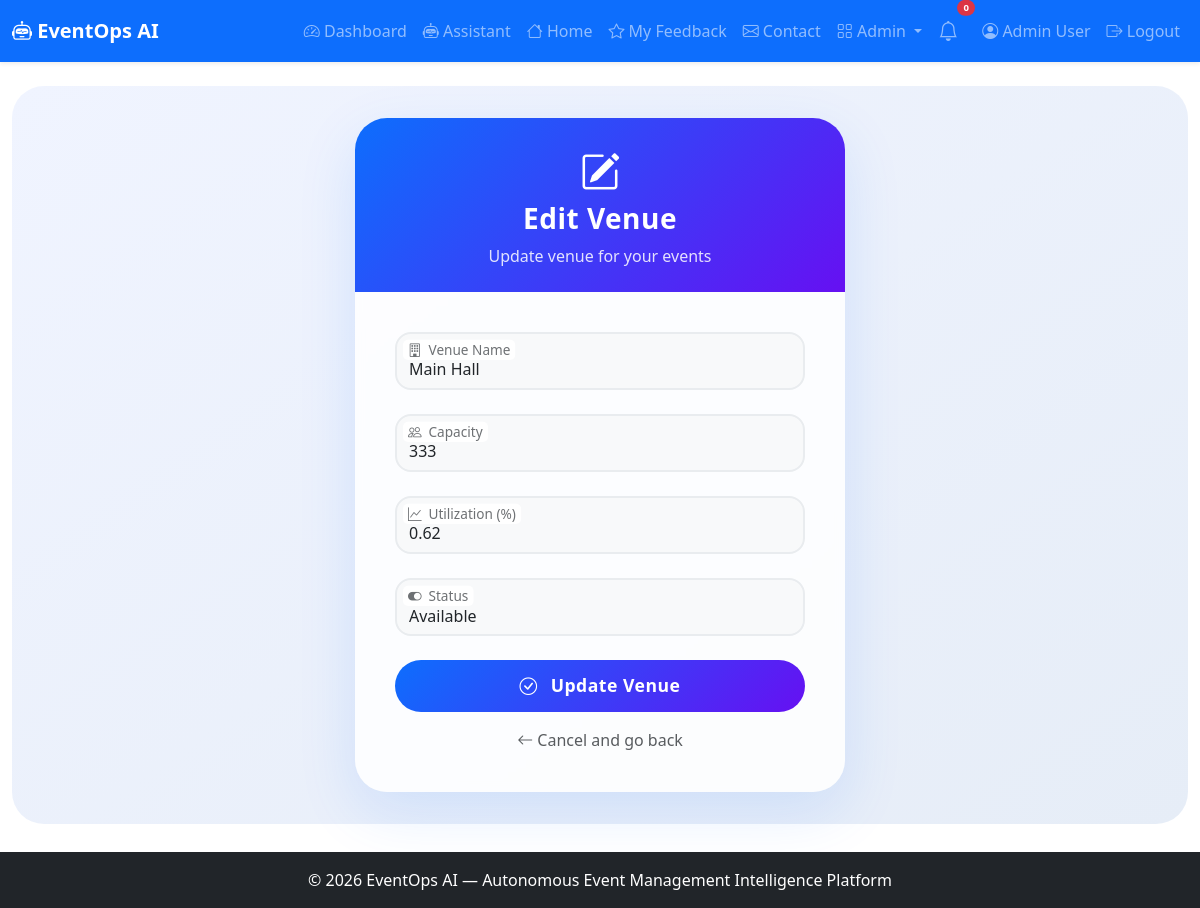
The app's page /admin/venues/edit/1 (signed in) with its own data.
### app.py (models this page shows, shortened)
class User(UserMixin, db.Model):
    id = db.Column(db.Integer, primary_key=True)
    name = db.Column(db.String(100), nullable=False)
    email = db.Column(db.String(100), unique=True, nullable=False)
    password_hash = db.Column(db.String(200), nullable=False)
    role = db.Column(db.String(20), default='user')
    created_at = db.Column(db.DateTime, default=lambda: datetime.now(timezone.utc))

class Venue(db.Model):
    id = db.Column(db.Integer, primary_key=True)
    name = db.Column(db.String(100), nullable=False)
    capacity = db.Column(db.Integer)
    utilization = db.Column(db.Float, default=0.0)
    status = db.Column(db.String(20), default='available')
    created_at = db.Column(db.DateTime, default=lambda: datetime.now(timezone.utc))

### app.py (the view, shortened to what this page needs)
@app.route('/admin/venues/edit/<int:venue_id>', methods=['GET', 'POST'])
@login_required
def admin_venue_edit(venue_id):
    if current_user.role != 'admin':
        abort(403)
    venue = Venue.query.get_or_404(venue_id)
    return render_template('admin_venue_form.html', venue=venue)

### app.py (called while the page is built)
@login_manager.user_loader
def load_user(user_id):
    return User.query.get(int(user_id))

### templates/admin_venue_form.html (shortened to what this page needs)
{% extends "base.html" %}
{% block content %}
<div class="form-wrapper">
    <div class="col-md-8 col-lg-6 col-xl-5">
        <div class="card form-card">
            <div class="card-header">
                <i class="bi bi-{{ 'pencil-square' if venue else 'building-add' }}"></i>
                <h3>{{ 'Edit' if venue else 'Add' }} Venue</h3>
                <p class="mb-0" style="opacity:0.85;">{{ 'Update' if venue else 'Create a new' }} venue for your events</p>
            </div>
            <div class="card-body">
                <form method="POST">
                    <div class="form-floating">
                        <input type="text" class="form-control" id="name" name="name"
                               value="{{ venue.name if venue else '' }}" placeholder="Venue name" required>
                        <label for="name">Venue Name</label>
                    </div>
                    <div class="form-floating">
                        <input type="number" class="form-control" id="capacity" name="capacity"
                               value="{{ venue.capacity if venue else '' }}" placeholder="Capacity" min="1">
                        <label for="capacity">Capacity</label>
                    </div>
                    {% if venue %}
                    <div class="form-floating">
                        <input type="number" step="0.1" class="form-control" id="utilization" name="utilization"
                               value="{{ venue.utilization if venue else 0 }}" placeholder="Utilization" min="0" max="100">
                        <label for="utilization">Utilization (%)</label>
                    </div>
                    {% endif %}
                    <div class="form-floating">
                        <select class="form-select" id="status" name="status">
                            <option value="available" {% if venue and venue.status == 'available' %}selected{% endif %}>Available</option>
                        </select>
                        <label for="status">Status</label>
                    </div>
                    <button type="submit" class="btn btn-save">
                        <i class="bi bi-check-circle me-2"></i> {{ 'Update' if venue else 'Create' }} Venue
                    </button>
                    <div class="text-center mt-3">
                        <a href="{{ url_for('admin_venues') }}" class="text-decoration-none text-muted">
                            <i class="bi bi-arrow-left"></i> Cancel and go back
                        </a>
                    </div>
                </form>
            </div>
        </div>
    </div>
</div>
{% endblock %}

### templates/base.html (shortened to what this page needs)
<!DOCTYPE html>
<html lang="en">
<head>
    <link href="https://cdn.jsdelivr.net/npm/bootstrap@5.3.0/dist/css/bootstrap.min.css" rel="stylesheet">
    <link rel="stylesheet" href="https://cdn.jsdelivr.net/npm/bootstrap-icons@1.11.0/font/bootstrap-icons.css">
    <link rel="stylesheet" href="{{ url_for('static', filename='css/style.css') }}">
</head>
<body>
    <nav class="navbar navbar-expand-lg navbar-dark bg-primary shadow-sm">
        <div class="container-fluid">
            <a class="navbar-brand fw-bold" href="{{ url_for('index') }}">
                <i class="bi bi-robot"></i> EventOps AI
            </a>
            <div class="collapse navbar-collapse" id="navbarNav">
                <ul class="navbar-nav ms-auto align-items-lg-center">
                    {% if current_user.is_authenticated %}
                        <li class="nav-item">
                            <a class="nav-link" href="{{ url_for('dashboard') }}">
                                <i class="bi bi-speedometer2"></i> Dashboard
                            </a>
                        </li>
                        <li class="nav-item">
                            <a class="nav-link" href="{{ url_for('assistant_page') }}">
                                <i class="bi bi-robot"></i> Assistant
                            </a>
                        </li>
                        <li class="nav-item">
                            <a class="nav-link" href="{{ url_for('index') }}">
                                <i class="bi bi-house"></i> Home
                            </a>
                        </li>
                    <li class="nav-item">
                         <a class="nav-link" href="{{ url_for('feedback_list') }}">
                            <i class="bi bi-star"></i> My Feedback
                         </a>
                    </li>
                        <li class="nav-item">
                            <a class="nav-link" href="{{ url_for('contact') }}">
                                <i class="bi bi-envelope"></i> Contact
                            </a>
                        </li>
                        {% if current_user.role == 'admin' %}
                        <li class="nav-item dropdown">
                            <a class="nav-link dropdown-toggle" href="#" role="button" data-bs-toggle="dropdown">
                                <i class="bi bi-grid"></i> Admin
                            </a>
                        </li>
                        {% endif %}
                        <li class="nav-item position-relative me-2">
                            <a class="nav-link" href="#" title="Notifications" data-bs-toggle="dropdown">
                                <i class="bi bi-bell fs-5"></i>
                                <span class="position-absolute top-0 start-100 translate-middle badge rounded-pill bg-danger" style="font-size:0.6rem;">
                                    0
                                </span>
                            </a>
                        </li>
                        <li class="nav-item">
                            <a class="nav-link" href="{{ url_for('profile') }}">
                                <i class="bi bi-person-circle"></i> {{ current_user.name }}
                            </a>
                        </li>
                        <li class="nav-item">
                            <a class="nav-link" href="{{ url_for('logout') }}">
                                <i class="bi bi-box-arrow-right"></i> Logout
                            </a>
                        </li>
                    {% endif %}
                </ul>
            </div>
        </div>
    </nav>
    <main class="container-fluid py-4">
        {% block content %}{% endblock %}
    </main>
    <footer class="footer bg-dark text-white py-3 mt-4">
        <div class="container text-center">
            <span>© 2026 EventOps AI — Autonomous Event Management Intelligence Platform</span>
        </div>
    </footer>
</body>
</html>

### static/css/style.css (style rules this page uses)
body { padding-bottom: 60px; }
.footer { position: fixed; bottom: 0; width: 100%; }

### templates/admin_venue_form.html (style rules this page uses)
.form-wrapper { background: linear-gradient(145deg, #f0f4ff 0%, #e6edf7 100%); min-height: 80vh; display: flex; align-items: center; justify-content: center; padding: 2rem 0; border-radius: 2rem; }
.form-card { border: none; border-radius: 2rem; background: rgba(255,255,255,0.85); backdrop-filter: blur(4px); box-shadow: 0 20px 60px rgba(13, 110, 253, 0.12); overflow: hidden; transition: transform 0.3s; }
.form-card .card-header { background: linear-gradient(135deg, #0d6efd, #6610f2); color: white; padding: 1.5rem 2rem; border: none; text-align: center; }
.form-card .card-header h3 { font-weight: 700; letter-spacing: 0.5px; }
.form-card .card-header i { font-size: 2.5rem; margin-bottom: 0.3rem; }
.form-card .card-body { padding: 2.5rem 2.5rem; }
.form-floating { margin-bottom: 1.5rem; }
.form-floating > .form-control, .form-floating > .form-select { border-radius: 1rem; border: 2px solid #e9ecef; transition: all 0.2s ease; background: #f8f9fa; }
.form-floating > label { color: #6c757d; font-weight: 500; }
.btn-save { padding: 0.8rem 2rem; border-radius: 50px; font-weight: 600; letter-spacing: 0.5px; background: linear-gradient(135deg, #0d6efd, #6610f2); border: none; color: white; transition: all 0.3s ease; width: 100%; font-size: 1.1rem; }

### records on screen
User: name "Admin User"
Venue: name "Main Hall", capacity "333", utilization "0.62", status "Available"

### other values on screen
{{ 'Edit' if venue else 'Add' }} "Edit"
{{ 'Update' if venue else 'Create a new' }} "Update"
{{ 'Update' if venue else 'Create' }} "Update"
